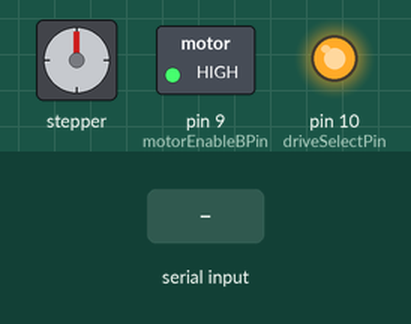
The sketch below on a simulated Arduino Uno, built with avr-gcc and run on an emulated ATmega328P. Shown: stepper motor, switched loads named in the sketch (green lamp = pin HIGH), output pins drawn as LEDs (lit = HIGH). Wiring (inferred from the names in the program): stepper motor driver (200 steps per turn assumed): step pin 7; direction pin 6. The inputs (shaded band) are chosen by the test bench. Pins used as bus, display or sensor lines are not drawn.

Above: at 1.2 s.
1.3 s: "2" received over Serial
At 2.5 s:
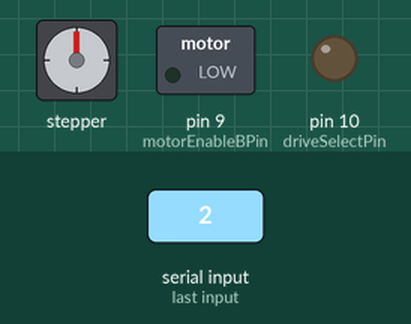
2.8 s: "3" received over Serial
At 4.0 s:
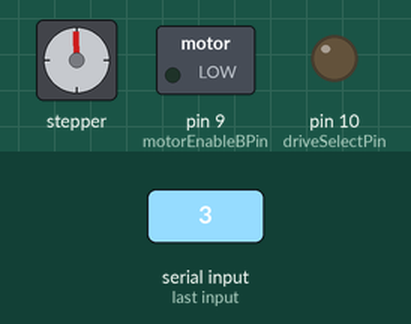
4.3 s: "1" received over Serial
At 4.9 s:
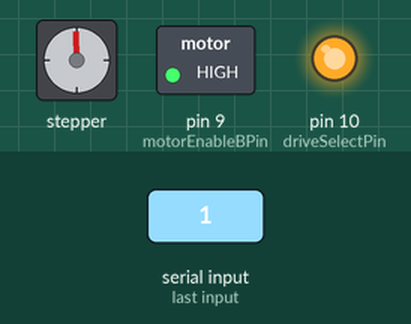
5.8 s: "4" received over Serial
At 6.3 s:
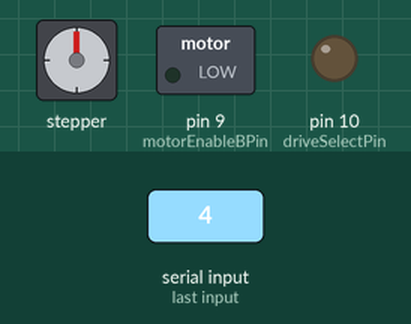
Timing chart, 0 to 8.3 s (numbered marks = the images above; inputs shaded):
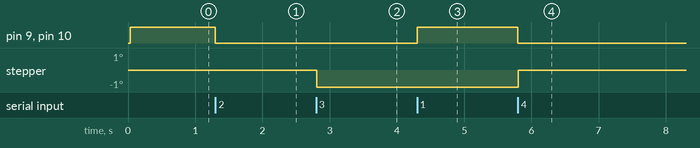

The sketch:

sketch_feb06a3.ino
```cpp
//constants
static const int IN = LOW;
static const int OUT = HIGH;
static const int pulseDelayTime = 6;

//pins
//int indexPin = 2; //8 on the drive INDEX
int track0Pin = 3; //26 on the drive. TRACK 0
int dirPin = 6; //18 on the drive. DIRECTION
int stepPin = 7; //20 on the drive. STEP
int motorEnableBPin = 9; //16 on the drive. MOTOR ENABLE B
int driveSelectPin = 10; //12 on the drive. DRIVE SEL B
int bootSeek0 = 1;
int serialByte=0;

unsigned long motorSpinTime = 1000UL; //in ms


void setup() {

  //initial delay
  delay(30);

  //setup serial monitor
  Serial.begin(9600);

  //setup pins.
  pinMode(dirPin, OUTPUT);
  pinMode(stepPin, OUTPUT);
  pinMode(motorEnableBPin, OUTPUT);
  pinMode(driveSelectPin, OUTPUT);
  //pinMode(indexPin, INPUT);
  pinMode(track0Pin, INPUT_PULLUP);


  //turn the motor/select off initially
  digitalWrite(motorEnableBPin, HIGH);
  digitalWrite(driveSelectPin, HIGH);
  digitalWrite(track0Pin, HIGH);
  digitalWrite(dirPin,HIGH);

//  //print state here.
//  printState("Setup done.");
//  driveSelectPin = motorEnableBPin;
//  //spin the disk some.
//  printState("Begin to spin motor");
//  spinMotorForThisManyMs(motorSpinTime);
//  spinMotorForThisManyMs(motorSpinTime);
//  printState("Done spinning motor");
//
//  //step read/write head all the way in.
//  stepAllTheWayIn();
//
//  //spin the disk some more.
//  printState("Begin to spin motor");
//  spinMotorForThisManyMs(motorSpinTime);
//  spinMotorForThisManyMs(motorSpinTime);
//  printState("Done spinning motor");
//
//  //step read/write head all the way out.
//  stepAllTheWayOut();
//
//  //spin the disk even more.
//  printState("Begin to spin motor");
//  spinMotorForThisManyMs(motorSpinTime);
//  spinMotorForThisManyMs(motorSpinTime);
//  printState("Done spinning motor");
//
//  //never completes.
//  waitForIndex();
}

//move the head towards the outside a little
void stepOut() {
  digitalWrite(dirPin,HIGH);
  stepPulse();
}

//move the head towards the center a little
void stepIn() {
  digitalWrite(dirPin,LOW);
  stepPulse();
}

//pulse the step pin
void stepPulse() {
  digitalWrite(stepPin,LOW);
  delay(pulseDelayTime);
  digitalWrite(stepPin,HIGH);
}

void stepAllTheWayIn() {
  for(int i=0;i<80;i++) {
    stepIn();
    }
  }

void stepAllTheWayOut() {
  for(int i=0;i<80;i++) {
    delay(300);
    stepOut();
    }
  }

void loop() {

  //On power on, step out until track 0 signal (active low) then start a counter to make sure steps in don't exceed 80. From there, always make sure direction is reversed
  while (track0Pin == HIGH && bootSeek0 == 1){
    digitalWrite(motorEnableBPin,LOW);
    digitalWrite(driveSelectPin,LOW);
    stepOut();
      if (track0Pin == LOW){
        bootSeek0=0;
        digitalWrite(stepPin,HIGH);
        digitalWrite(motorEnableBPin,HIGH);
        digitalWrite(driveSelectPin,HIGH);
        break;
      }
    }

    if (Serial.available() > 0) {
      serialByte = Serial.read();
        if (serialByte == 50){ //2
          digitalWrite(motorEnableBPin,LOW);
          digitalWrite(driveSelectPin,LOW);
        }

        else if (serialByte == 49){//1
          digitalWrite(motorEnableBPin,HIGH);
          digitalWrite(driveSelectPin,HIGH);
        }

        if (serialByte == 51){//3
          digitalWrite(motorEnableBPin,LOW);
          digitalWrite(driveSelectPin,LOW);
          stepIn();
        }

//        else if (serialByte == 49){//1
//          digitalWrite(dirPin,HIGH);
//          digitalWrite(stepPin,HIGH);
//          digitalWrite(driveSelectPin,HIGH);
//        }

        if (serialByte == 52){//4
          digitalWrite(motorEnableBPin,LOW);
          digitalWrite(driveSelectPin,LOW);
          stepOut();
        }

//        else if (serialByte == 49){//1
//          digitalWrite(dirPin,HIGH);
//          digitalWrite(stepPin,HIGH);
//          digitalWrite(driveSelectPin,HIGH);
//        }

//        if (digitalRead(track0Pin) == LOW){
//          serialByte = 53;
//        }

      }


//  Serial.println(serialByte);

}
```

Measured:
- after the input at 1.3 s, pin 9 (motorEnableBPin), pin 10 (driveSelectPin): HIGH → LOW at once
- after the input at 4.3 s, pin 9 (motorEnableBPin), pin 10 (driveSelectPin): LOW → HIGH at once
